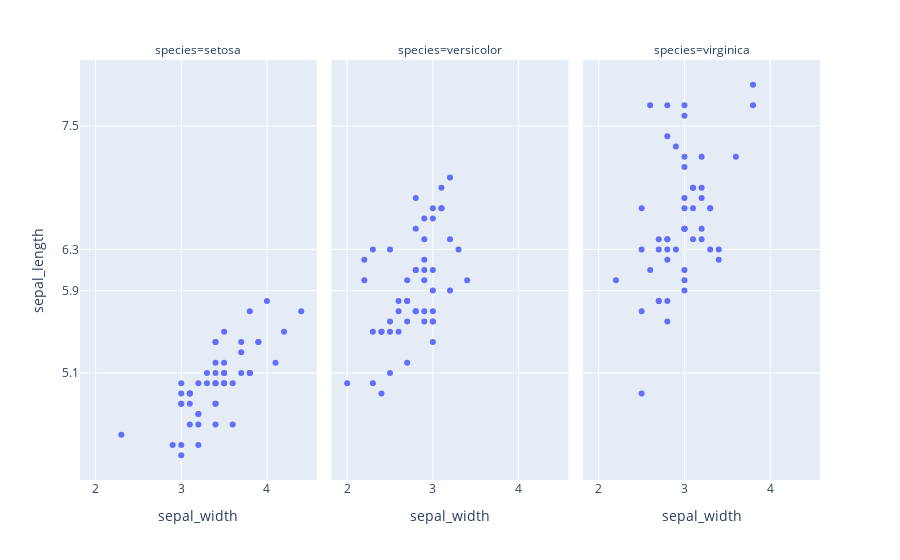

This figure's notebook cell:
### Markdown cell above
3. tick 위치 수동 입력

tick 위치를 자동적으로 생성하는게 아닌 원하는 위치에만 지정해서 넣을 수 있다.

```py
fig.update_xaxes(tickvals=[tick 좌표 리스트])
fig.update_yaxes(tickvals=[tick 좌표 리스트])
```

### Code cell
df = px.data.iris()

fig = px.scatter(df, x="sepal_width", y="sepal_length", facet_col="species")
fig.update_yaxes(tickvals=[5.1, 5.9, 6.3, 7.5])

fig.show()

### Figure 1 — Plotly figure (JSON) as saved in the notebook; plotly's stock layout.template omitted (floating-point values rounded to 4 significant figures)
{"data": [{"hovertemplate": "species=setosa<br>sepal_width=%{x}<br>sepal_length=%{y}<extra></extra>", "legendgroup": "", "marker": {"color": "#636efa", "symbol": "circle"}, "mode": "markers", "name": "", "orientation": "v", "showlegend": false, "type": "scatter", "x": [3.5, 3, 3.2, 3.1, 3.6, 3.9, 3.4, 3.4, 2.9, 3.1, 3.7, 3.4, 3, 3, 4, 4.4, 3.9, 3.5, 3.8, 3.8, 3.4, 3.7, 3.6, 3.3, 3.4, 3, 3.4, 3.5, 3.4, 3.2, 3.1, 3.4, 4.1, 4.2, 3.1, 3.2, 3.5, 3.1, 3, 3.4, 3.5, 2.3, 3.2, 3.5, 3.8, 3, 3.8, 3.2, 3.7, 3.3], "xaxis": "x", "y": [5.1, 4.9, 4.7, 4.6, 5, 5.4, 4.6, 5, 4.4, 4.9, 5.4, 4.8, 4.8, 4.3, 5.8, 5.7, 5.4, 5.1, 5.7, 5.1, 5.4, 5.1, 4.6, 5.1, 4.8, 5, 5, 5.2, 5.2, 4.7, 4.8, 5.4, 5.2, 5.5, 4.9, 5, 5.5, 4.9, 4.4, 5.1, 5, 4.5, 4.4, 5, 5.1, 4.8, 5.1, 4.6, 5.3, 5], "yaxis": "y"}, {"hovertemplate": "species=versicolor<br>sepal_width=%{x}<br>sepal_length=%{y}<extra></extra>", "legendgroup": "", "marker": {"color": "#636efa", "symbol": "circle"}, "mode": "markers", "name": "", "orientation": "v", "showlegend": false, "type": "scatter", "x": [3.2, 3.2, 3.1, 2.3, 2.8, 2.8, 3.3, 2.4, 2.9, 2.7, 2, 3, 2.2, 2.9, 2.9, 3.1, 3, 2.7, 2.2, 2.5, 3.2, 2.8, 2.5, 2.8, 2.9, 3, 2.8, 3, 2.9, 2.6, 2.4, 2.4, 2.7, 2.7, 3, 3.4, 3.1, 2.3, 3, 2.5, 2.6, 3, 2.6, 2.3, 2.7, 3, 2.9, 2.9, 2.5, 2.8], "xaxis": "x2", "y": [7, 6.4, 6.9, 5.5, 6.5, 5.7, 6.3, 4.9, 6.6, 5.2, 5, 5.9, 6, 6.1, 5.6, 6.7, 5.6, 5.8, 6.2, 5.6, 5.9, 6.1, 6.3, 6.1, 6.4, 6.6, 6.8, 6.7, 6, 5.7, 5.5, 5.5, 5.8, 6, 5.4, 6, 6.7, 6.3, 5.6, 5.5, 5.5, 6.1, 5.8, 5, 5.6, 5.7, 5.7, 6.2, 5.1, 5.7], "yaxis": "y2"}, {"hovertemplate": "species=virginica<br>sepal_width=%{x}<br>sepal_length=%{y}<extra></extra>", "legendgroup": "", "marker": {"color": "#636efa", "symbol": "circle"}, "mode": "markers", "name": "", "orientation": "v", "showlegend": false, "type": "scatter", "x": [3.3, 2.7, 3, 2.9, 3, 3, 2.5, 2.9, 2.5, 3.6, 3.2, 2.7, 3, 2.5, 2.8, 3.2, 3, 3.8, 2.6, 2.2, 3.2, 2.8, 2.8, 2.7, 3.3, 3.2, 2.8, 3, 2.8, 3, 2.8, 3.8, 2.8, 2.8, 2.6, 3, 3.4, 3.1, 3, 3.1, 3.1, 3.1, 2.7, 3.2, 3.3, 3, 2.5, 3, 3.4, 3], "xaxis": "x3", "y": [6.3, 5.8, 7.1, 6.3, 6.5, 7.6, 4.9, 7.3, 6.7, 7.2, 6.5, 6.4, 6.8, 5.7, 5.8, 6.4, 6.5, 7.7, 7.7, 6, 6.9, 5.6, 7.7, 6.3, 6.7, 7.2, 6.2, 6.1, 6.4, 7.2, 7.4, 7.9, 6.4, 6.3, 6.1, 7.7, 6.3, 6.4, 6, 6.9, 6.7, 6.9, 5.8, 6.8, 6.7, 6.7, 6.3, 6.5, 6.2, 5.9], "yaxis": "y3"}], "layout": {"annotations": [{"font": {}, "showarrow": false, "text": "species=setosa", "x": 0.16, "xanchor": "center", "xref": "paper", "y": 1, "yanchor": "bottom", "yref": "paper"}, {"font": {}, "showarrow": false, "text": "species=versicolor", "x": 0.5, "xanchor": "center", "xref": "paper", "y": 1, "yanchor": "bottom", "yref": "paper"}, {"font": {}, "showarrow": false, "text": "species=virginica", "x": 0.84, "xanchor": "center", "xref": "paper", "y": 1, "yanchor": "bottom", "yref": "paper"}], "legend": {"tracegroupgap": 0}, "margin": {"t": 60}, "xaxis": {"anchor": "y", "domain": [0, 0.32], "title": {"text": "sepal_width"}}, "xaxis2": {"anchor": "y2", "domain": [0.34, 0.66], "matches": "x", "title": {"text": "sepal_width"}}, "xaxis3": {"anchor": "y3", "domain": [0.68, 1.0], "matches": "x", "title": {"text": "sepal_width"}}, "yaxis": {"anchor": "x", "domain": [0, 1], "tickvals": [5.1, 5.9, 6.3, 7.5], "title": {"text": "sepal_length"}}, "yaxis2": {"anchor": "x2", "domain": [0, 1], "matches": "y", "showticklabels": false, "tickvals": [5.1, 5.9, 6.3, 7.5]}, "yaxis3": {"anchor": "x3", "domain": [0, 1], "matches": "y", "showticklabels": false, "tickvals": [5.1, 5.9, 6.3, 7.5]}}}
